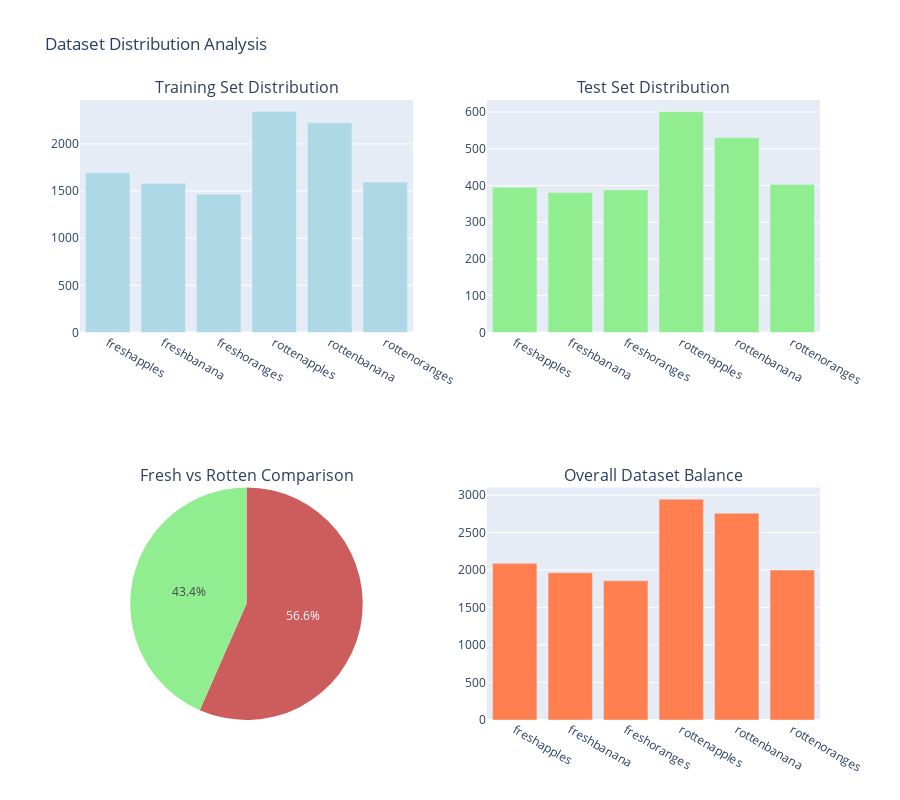

This figure's notebook cell:
### Markdown cell above
## 3. Exploratory Data Analysis (EDA)

### Visualization 1: Class Distribution
This shows the balance/imbalance in our dataset.

### Code cell
# Create class distribution visualizations
fig = make_subplots(
    rows=2, cols=2,
    subplot_titles=('Training Set Distribution', 'Test Set Distribution', 
                    'Fresh vs Rotten Comparison', 'Overall Dataset Balance'),
    specs=[[{'type': 'bar'}, {'type': 'bar'}],
           [{'type': 'pie'}, {'type': 'bar'}]]
)

# 1. Training distribution
fig.add_trace(
    go.Bar(x=CLASS_NAMES, y=[train_counts[c] for c in CLASS_NAMES],
           marker_color='lightblue', name='Training'),
    row=1, col=1
)

# 2. Test distribution
fig.add_trace(
    go.Bar(x=CLASS_NAMES, y=[test_counts[c] for c in CLASS_NAMES],
           marker_color='lightgreen', name='Test'),
    row=1, col=2
)

# 3. Fresh vs Rotten pie chart
fresh_total = sum([train_counts[c] + test_counts[c] for c in CLASS_NAMES if 'fresh' in c])
rotten_total = sum([train_counts[c] + test_counts[c] for c in CLASS_NAMES if 'rotten' in c])

fig.add_trace(
    go.Pie(labels=['Fresh', 'Rotten'], values=[fresh_total, rotten_total],
           marker_colors=['#90EE90', '#CD5C5C']),
    row=2, col=1
)

# 4. Total comparison
fig.add_trace(
    go.Bar(x=CLASS_NAMES, y=[train_counts[c] + test_counts[c] for c in CLASS_NAMES],
           marker_color='coral', name='Total'),
    row=2, col=2
)

fig.update_layout(height=800, showlegend=False, title_text="Dataset Distribution Analysis")
fig.show()

# Insights
print("\n📈 Key Insights from Class Distribution:")
print("=" * 60)
print(f"1. Dataset is slightly imbalanced - more rotten fruit images")
print(f"   Fresh: {fresh_total:,} images ({fresh_total/(fresh_total+rotten_total)*100:.1f}%)")
print(f"   Rotten: {rotten_total:,} images ({rotten_total/(fresh_total+rotten_total)*100:.1f}%)")
print(f"\n2. Most images: {max(train_counts, key=train_counts.get)} ({max(train_counts.values()):,} training)")
print(f"3. Least images: {min(train_counts, key=train_counts.get)} ({min(train_counts.values()):,} training)")
print(f"\n4. Action: Apply class weights during training to handle imbalance")
print("=" * 60)

### Figure 1 — Plotly figure (JSON) as saved in the notebook; plotly's stock layout.template omitted (floating-point values rounded to 4 significant figures)
{"data": [{"marker": {"color": "lightblue"}, "name": "Training", "type": "bar", "x": ["freshapples", "freshbanana", "freshoranges", "rottenapples", "rottenbanana", "rottenoranges"], "xaxis": "x", "y": [1693, 1581, 1466, 2342, 2224, 1595], "yaxis": "y"}, {"marker": {"color": "lightgreen"}, "name": "Test", "type": "bar", "x": ["freshapples", "freshbanana", "freshoranges", "rottenapples", "rottenbanana", "rottenoranges"], "xaxis": "x2", "y": [395, 381, 388, 601, 530, 403], "yaxis": "y2"}, {"domain": {"x": [0, 0.45], "y": [0, 0.375]}, "labels": ["Fresh", "Rotten"], "marker": {"colors": ["#90EE90", "#CD5C5C"]}, "type": "pie", "values": [5904, 7695]}, {"marker": {"color": "coral"}, "name": "Total", "type": "bar", "x": ["freshapples", "freshbanana", "freshoranges", "rottenapples", "rottenbanana", "rottenoranges"], "xaxis": "x3", "y": [2088, 1962, 1854, 2943, 2754, 1998], "yaxis": "y3"}], "layout": {"annotations": [{"font": {"size": 16}, "showarrow": false, "text": "Training Set Distribution", "x": 0.225, "xanchor": "center", "xref": "paper", "y": 1, "yanchor": "bottom", "yref": "paper"}, {"font": {"size": 16}, "showarrow": false, "text": "Test Set Distribution", "x": 0.775, "xanchor": "center", "xref": "paper", "y": 1, "yanchor": "bottom", "yref": "paper"}, {"font": {"size": 16}, "showarrow": false, "text": "Fresh vs Rotten Comparison", "x": 0.225, "xanchor": "center", "xref": "paper", "y": 0.375, "yanchor": "bottom", "yref": "paper"}, {"font": {"size": 16}, "showarrow": false, "text": "Overall Dataset Balance", "x": 0.775, "xanchor": "center", "xref": "paper", "y": 0.375, "yanchor": "bottom", "yref": "paper"}], "height": 800, "showlegend": false, "title": {"text": "Dataset Distribution Analysis"}, "xaxis": {"anchor": "y", "domain": [0, 0.45]}, "xaxis2": {"anchor": "y2", "domain": [0.55, 1]}, "xaxis3": {"anchor": "y3", "domain": [0.55, 1]}, "yaxis": {"anchor": "x", "domain": [0.625, 1]}, "yaxis2": {"anchor": "x2", "domain": [0.625, 1]}, "yaxis3": {"anchor": "x3", "domain": [0, 0.375]}}}
